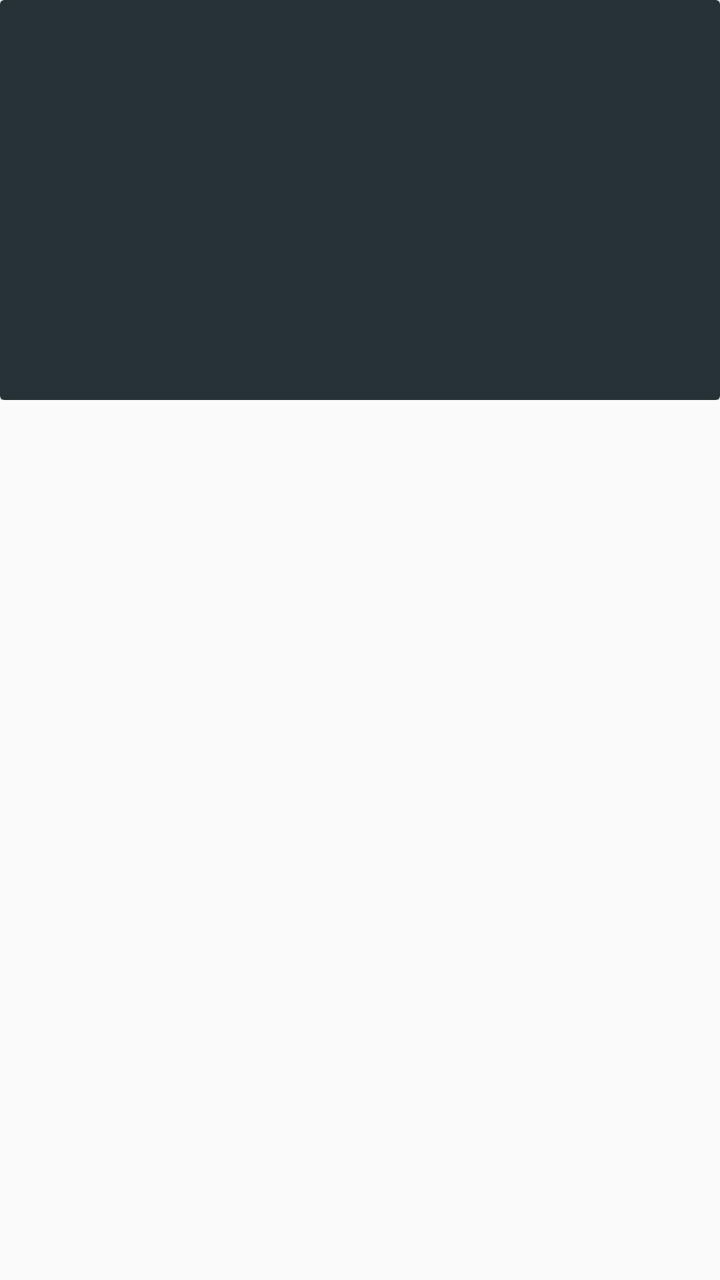
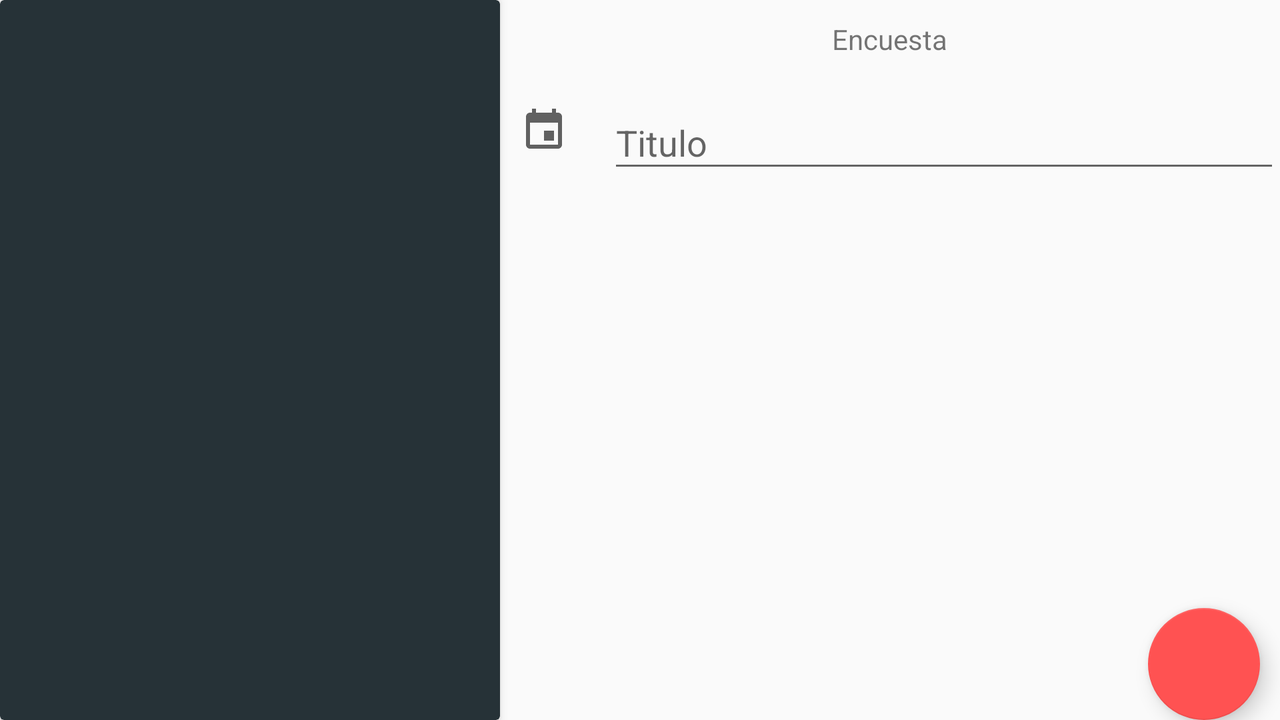

First picture: res/layout/ on a phone held upright. Second picture: the repository's own variant of that layout, on a device whose configuration matches the variant's folder. Source for both follows.
<!-- AndroidManifest.xml: application theme AppTheme -->
<!-- res/layout/create_poll.xml -->
<?xml version="1.0" encoding="utf-8"?>
<RelativeLayout xmlns:android="http://schemas.android.com/apk/res/android"
    xmlns:app="http://schemas.android.com/apk/res-auto"
    android:layout_width="match_parent" android:layout_height="match_parent">

    <android.support.v4.widget.NestedScrollView
        android:layout_width="match_parent"
        android:layout_height="match_parent">

        <RelativeLayout
            android:layout_width="match_parent"
            android:layout_height="wrap_content">

            <LinearLayout
                android:layout_width="match_parent"
                android:layout_height="match_parent"
                android:orientation="vertical">

                <android.support.v7.widget.CardView
                    android:layout_width="match_parent"
                    android:layout_height="match_parent"
                    style="@style/CardViewTheme1">

                    <RelativeLayout
                        android:layout_width="match_parent"
                        android:layout_height="200dp">

                        <ImageView
                            android:id="@+id/imageView2"
                            android:layout_width="match_parent"
                            android:layout_height="match_parent"
                            app:srcCompat="@drawable/ic_photo_camera_white" />
                    </RelativeLayout>
                </android.support.v7.widget.CardView>
            </LinearLayout>
        </RelativeLayout>
    </android.support.v4.widget.NestedScrollView>
</RelativeLayout>
<!-- resources referenced by this layout -->
<resources>
  <style name="CardViewTheme1" parent="Theme.AppCompat.Light.DarkActionBar">
          <item name="cardElevation">3dp</item>
          <item name="cardBackgroundColor">@color/CardView1</item>
          <item name="colorControlHighlight">@color/indigo</item>
      </style>
  <style name="AppTheme" parent="Theme.AppCompat.Light.DarkActionBar">
          
          <item name="colorPrimary">@color/colorPrimary</item>
          <item name="colorPrimaryDark">@color/colorPrimaryDark</item>
          <item name="colorAccent">@color/colorAccent</item>
      </style>
  <color name="CardView1">#263237</color>
  <color name="indigo">#3F51B5</color>
  <color name="colorPrimary">#4CAF50</color>
  <color name="colorPrimaryDark">#388E3C</color>
  <color name="colorAccent">#FF5252</color>
</resources>
<!-- res/layout-land/create_poll.xml (the repository's variant of the layout above) -->
<!-- drawn on the phone turned sideways -->
<?xml version="1.0" encoding="utf-8"?>
<RelativeLayout xmlns:android="http://schemas.android.com/apk/res/android"
    xmlns="http://schemas.android.com/apk/res-auto"
    android:layout_width="match_parent"
    android:layout_height="match_parent"
    xmlns:app="http://schemas.android.com/apk/res-auto">

    <RelativeLayout
        android:layout_width="match_parent"
        android:layout_height="wrap_content">

        <android.support.design.widget.FloatingActionButton
            android:id="@+id/fab"
            android:layout_width="wrap_content"
            android:layout_height="wrap_content"
            android:layout_alignParentEnd="true"
            android:layout_alignParentTop="false"
            android:layout_alignParentBottom="true"
            android:layout_marginRight="10dp"
            android:layout_marginBottom="10dp"

            android:clickable="true"
            app:fabSize="normal"
            app:srcCompat="@drawable/ic_check_circle_white"
            srcCompat="@drawable/ic_check_circle_white" />

        <LinearLayout
            android:layout_width="match_parent"
            android:layout_height="match_parent"
            android:orientation="horizontal">

            <android.support.v7.widget.CardView
                style="@style/CardViewTheme1"
                android:layout_width="250dp"
                android:layout_height="match_parent">

                <RelativeLayout
                    android:layout_width="match_parent"
                    android:layout_height="200dp">

                    <ImageView
                        android:id="@+id/imageView2"
                        android:layout_width="match_parent"
                        android:layout_height="match_parent"
                        app:srcCompat="@drawable/ic_photo_camera_white" />
                </RelativeLayout>
            </android.support.v7.widget.CardView>

            <LinearLayout
                android:layout_width="match_parent"
                android:layout_height="match_parent"
                android:orientation="vertical">

                <RelativeLayout
                    android:layout_width="match_parent"
                    android:layout_height="wrap_content">

                    <TextView
                        android:id="@+id/textView2"
                        android:layout_width="wrap_content"
                        android:layout_height="wrap_content"
                        android:layout_alignParentTop="true"
                        android:layout_centerHorizontal="true"
                        android:paddingBottom="10dp"
                        android:paddingTop="10dp"
                        android:text="Encuesta"
                        android:textSize="14sp" />
                </RelativeLayout>

                <LinearLayout
                    android:layout_width="match_parent"
                    android:layout_height="wrap_content"
                    android:orientation="horizontal">

                    <RelativeLayout
                        android:layout_width="wrap_content"
                        android:layout_height="match_parent"
                        android:layout_alignParentStart="true"
                        android:paddingLeft="10dp"
                        android:paddingRight="20dp">

                        <ImageView
                            android:id="@+id/imageView3"
                            android:layout_width="wrap_content"
                            android:layout_height="match_parent"
                            app:srcCompat="@drawable/ic_event_black" />
                    </RelativeLayout>

                    <android.support.design.widget.TextInputLayout
                        android:layout_width="match_parent"
                        android:layout_height="wrap_content">

                        <EditText
                            android:id="@+id/editText_Encuesta"
                            android:layout_width="match_parent"
                            android:layout_height="wrap_content"
                            android:layout_weight="1"
                            android:ems="10"
                            android:hint="Titulo"
                            android:inputType="textPersonName" />
                    </android.support.design.widget.TextInputLayout>
                </LinearLayout>

                <android.support.v7.widget.RecyclerView
                    android:id="@+id/view"
                    android:layout_width="match_parent"
                    android:layout_height="match_parent"
                    android:paddingLeft="5dp"
                    android:paddingRight="5dp" />

            </LinearLayout>


        </LinearLayout>
    </RelativeLayout>

</RelativeLayout>
<!-- resources referenced by the variant -->
<!-- as the phone turned sideways resolves them -->
<resources>
  <!-- drawable ic_event_black (drawable) -->
  <vector xmlns:android="http://schemas.android.com/apk/res/android"
          android:width="24dp"
          android:height="24dp"
          android:viewportWidth="24.0"
          android:viewportHeight="24.0">
      <path
          android:pathData="M17,12h-5v5h5v-5zM16,1v2L8,3L8,1L6,1v2L5,3c-1.11,0 -1.99,0.9 -1.99,2L3,19c0,1.1 0.89,2 2,2h14c1.1,0 2,-0.9 2,-2L21,5c0,-1.1 -0.9,-2 -2,-2h-1L18,1h-2zM19,19L5,19L5,8h14v11z"
          android:fillColor="#616161"/>
  </vector>
  <style name="CardViewTheme1" parent="Theme.AppCompat.Light.DarkActionBar">
          <item name="cardElevation">3dp</item>
          <item name="cardBackgroundColor">@color/CardView1</item>
          <item name="colorControlHighlight">@color/indigo</item>
      </style>
  <style name="AppTheme" parent="Theme.AppCompat.Light.DarkActionBar">
          
          <item name="colorPrimary">@color/colorPrimary</item>
          <item name="colorPrimaryDark">@color/colorPrimaryDark</item>
          <item name="colorAccent">@color/colorAccent</item>
      </style>
  <color name="CardView1">#263237</color>
  <color name="indigo">#3F51B5</color>
  <color name="colorPrimary">#4CAF50</color>
  <color name="colorPrimaryDark">#388E3C</color>
  <color name="colorAccent">#FF5252</color>
</resources>
